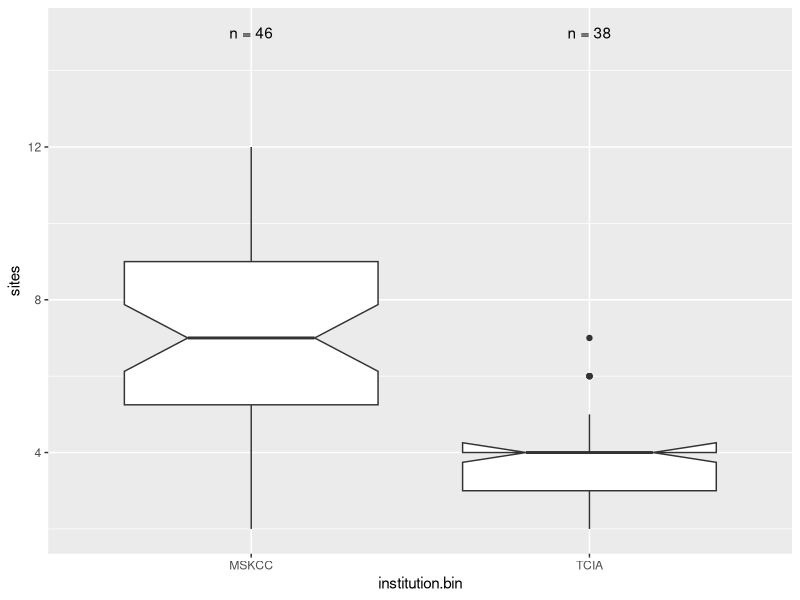
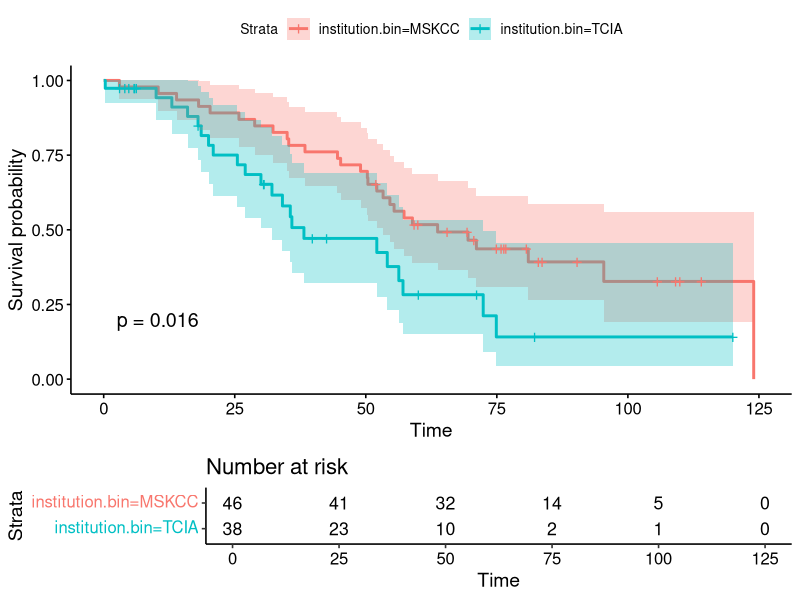
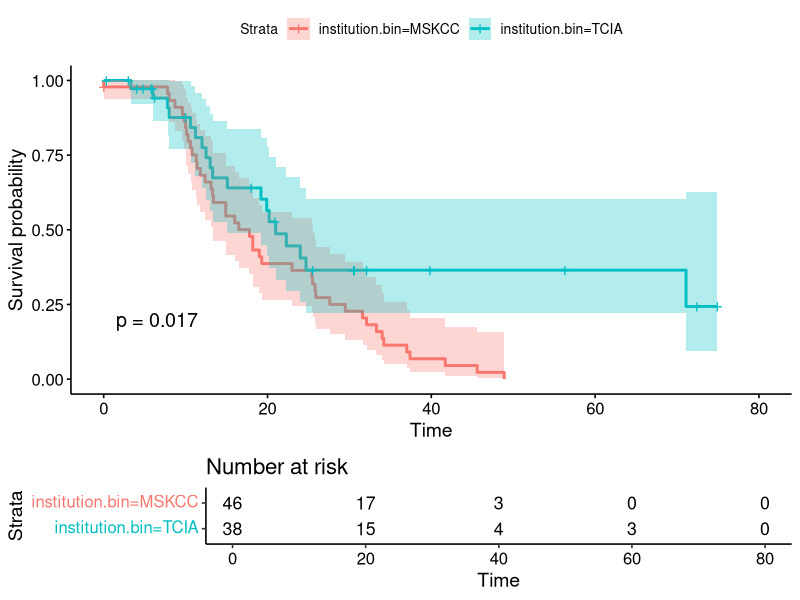
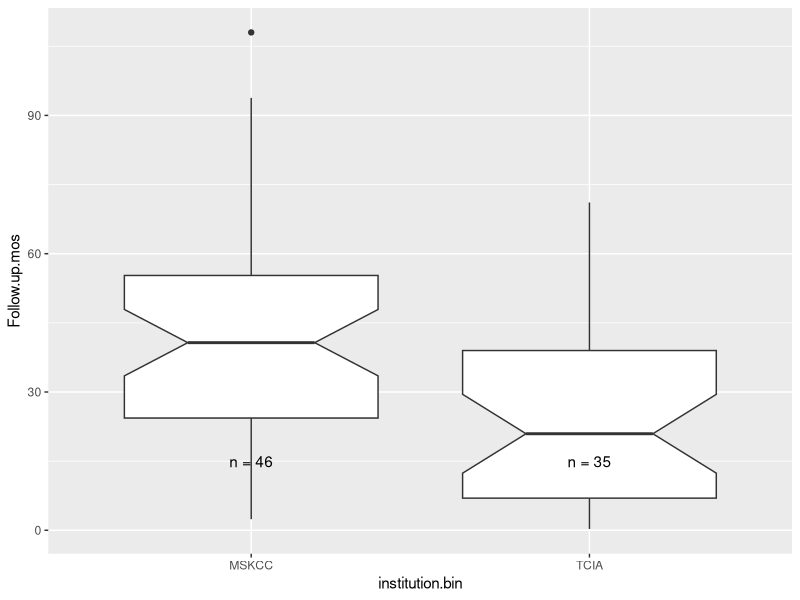
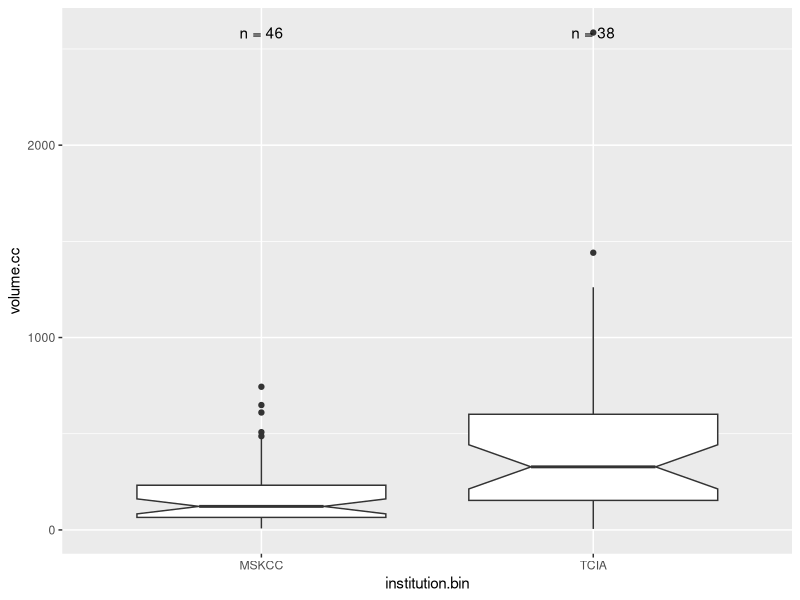
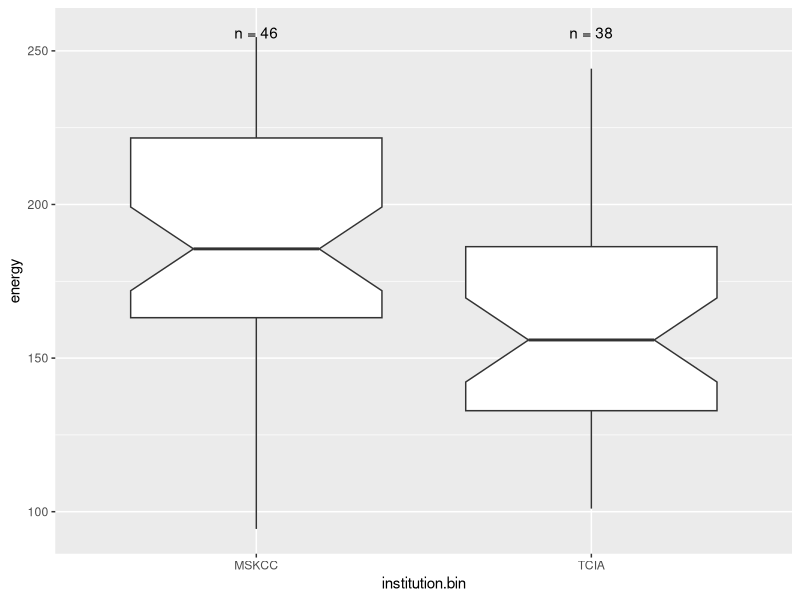
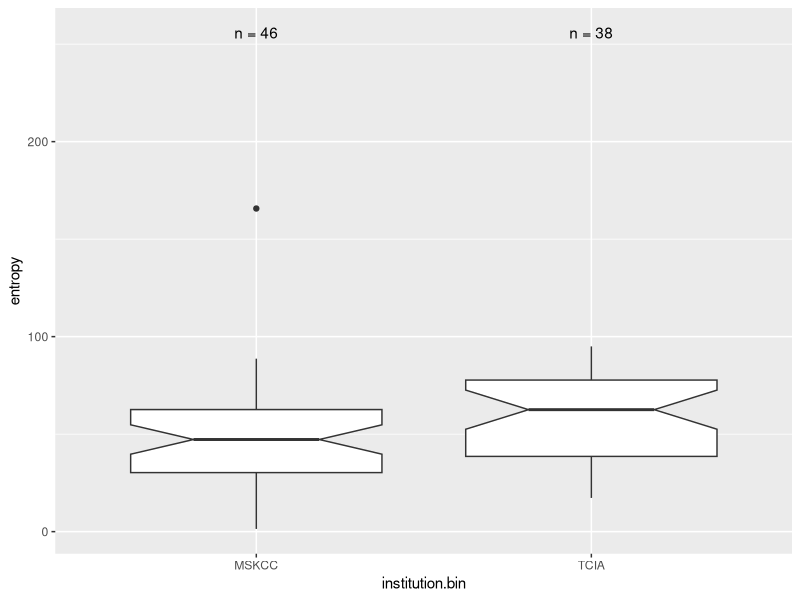
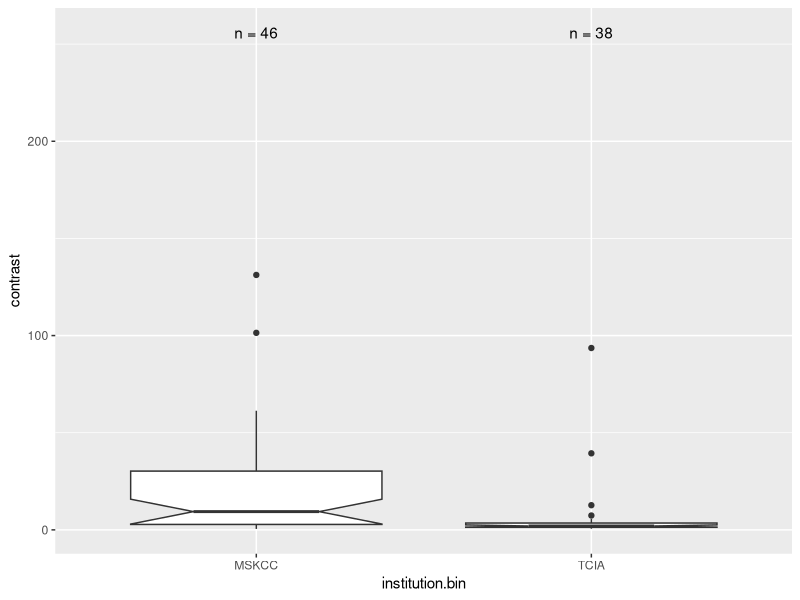

R code for these plots, in order: (Note: this script raises an error after producing the figures.)
## ---- chunk 1
knitr::opts_chunk$set(echo = TRUE)
## ---- chunk 2
require(tidyverse)
require(knitr)
require(broom)
require(survival)
require(survminer)
require(ggplot2)

# options for output
options(scipen=1, digits=2)
# Variants of mean, median etc with na.rm = T
min_    <- function(...) min(..., na.rm=T)
max_    <- function(...) max(..., na.rm=T)
mean_   <- function(...) mean(..., na.rm=T)
median_ <- function(...) median(..., na.rm=T)
Q1_     <- function(...) quantile(..., probs=0.25, na.rm = TRUE)
Q3_     <- function(...) quantile(..., probs=0.75, na.rm = TRUE)
sum_    <- function(...) sum(..., na.rm=T)
# function to return counts of samples
n_fun <- function(x, y){ # y is position for labels
  return(data.frame(y, label = paste0("n = ", length(x))))
}
## ---- chunk 3
clin.data <- read_csv("2017-Veeraraghavan-data-HV.csv")
## ---- chunk 4
clin.data %>%
  distinct(tcga.id) %>% tally()
## ---- chunk 5
clin.data %>%
    group_by(institution.bin) %>%
    summarize_each(funs(
    min_,
    Q1_,
    median_,
    Q3_,
    max_
    ), 
    sites) 
## ---- chunk 6
clin.data %>%
  ggplot(aes(x = institution.bin, y = sites)) + geom_boxplot(notch = TRUE) +
    stat_summary(fun.data = n_fun, fun.args = 15, geom = "text")

print(wilcox.test(clin.data$sites[clin.data$institution.bin=="MSKCC"], 
                  clin.data$sites[clin.data$institution.bin != "MSKCC"]))
## ---- chunk 7
clin.data %>%
    group_by(institution.bin) %>%
    summarize_each(funs(
    min_,
    Q1_,
    median_,
    Q3_,
    max_
    ), 
    os.mos) 
## ---- chunk 8
clin.data %>% 
  group_by(institution.bin) %>% 
  do(glance(survfit(Surv(time=os.mos, event=dead=="1") ~ 1, data=.)))

## ---- chunk 9
ggsurvplot(
  survfit(Surv(time=os.mos, event=dead=="1") ~ institution.bin, data=clin.data),
  data = clin.data, risk.table = TRUE, conf.int = TRUE, pval = TRUE)
## ---- chunk 10
clin.data %>%
    group_by(institution.bin) %>%
    summarize_each(funs(
    min_,
    Q1_,
    median_,
    Q3_,
    max_
    ), 
    pfs.mos) 
## ---- chunk 11
clin.data %>% 
  group_by(institution.bin) %>% 
  do(glance(survfit(Surv(time=pfs.mos, event=recurrence=="1") ~ 1, data=.)))
## ---- chunk 12
ggsurvplot(
  survfit(Surv(time=pfs.mos, event=recurrence=="1") ~ institution.bin, data=clin.data),
  data = clin.data, risk.table = TRUE, conf.int = TRUE, pval = TRUE)
## ---- chunk 13
clin.data %>%
    group_by(institution.bin) %>%
    summarize_each(funs(
    min_,
    Q1_,
    median_,
    Q3_,
    max_
    ), 
    Follow.up.mos) 
 
## ---- chunk 14

clin.data %>%
  ggplot(aes(x = institution.bin, y = Follow.up.mos)) + geom_boxplot(notch = TRUE) +
    stat_summary(fun.data = n_fun, fun.args = 15, geom = "text")

print(wilcox.test(clin.data$sites[clin.data$institution.bin=="MSKCC"], 
                  clin.data$sites[clin.data$institution.bin != "MSKCC"]))
  
## ---- chunk 15
clin.data %>%
    group_by(institution.bin) %>%
    summarize_each(funs(
    min_,
    Q1_,
    median_,
    Q3_,
    max_
    ), 
    volume.cc) 
## ---- chunk 16
clin.data %>%
  ggplot(aes(x = institution.bin, y = volume.cc)) + geom_boxplot(notch = TRUE) +
    stat_summary(fun.data = n_fun, fun.args = 2586, geom = "text")
## ---- chunk 17
clin.data %>% 
  do(tidy(wilcox.test(volume.cc ~ institution.bin, data = .)))
## ---- chunk 18
  clin.data %>%
    group_by(institution.bin) %>%
    summarize_each(funs(
    min_,
    Q1_,
    median_,
    Q3_,
    max_
    ), 
    energy)

## ---- chunk 19
clin.data %>%
  ggplot(aes(x = institution.bin, y = energy)) + geom_boxplot(notch = TRUE) +
    stat_summary(fun.data = n_fun, fun.args = 256, geom = "text")
## ---- chunk 20
clin.data %>% 
  do(tidy(wilcox.test(energy ~ institution.bin, data = .)))
## ---- chunk 21
  clin.data %>%
    group_by(institution.bin) %>%
    summarize_each(funs(
    min_,
    Q1_,
    median_,
    Q3_,
    max_
    ), 
    entropy)

## ---- chunk 22
clin.data %>%
  ggplot(aes(x = institution.bin, y = entropy)) + geom_boxplot(notch = TRUE) +
    stat_summary(fun.data = n_fun, fun.args = 256, geom = "text")
## ---- chunk 23
clin.data %>% 
  do(tidy(wilcox.test(entropy ~ institution.bin, data = .)))
## ---- chunk 24
  clin.data %>%
    group_by(institution.bin) %>%
    summarize_each(funs(
    min_,
    Q1_,
    median_,
    Q3_,
    max_
    ), 
    contrast)

## ---- chunk 25
clin.data %>%
  ggplot(aes(x = institution.bin, y = contrast)) + geom_boxplot(notch = TRUE) +
    stat_summary(fun.data = n_fun, fun.args = 256, geom = "text")
## ---- chunk 26
clin.data %>% 
  do(tidy(wilcox.test(contrast ~ institution.bin, data = .)))
## ---- chunk 27
  clin.data %>%
    group_by(institution.bin) %>%
    summarize_each(funs(
    min_,
    Q1_,
    median_,
    Q3_,
    max_
    ), 
    homogeneity)

## ---- chunk 28
clin.data %>%
  ggplot(aes(x = institution.bin, y = homogeneity)) + geom_boxplot(notch = TRUE) +
    stat_summary(fun.data = n_fun, fun.args = 256, geom = "text")
## ---- chunk 29
clin.data %>% 
  do(tidy(wilcox.test(homogeneity ~ institution.bin, data = .)))
## ---- chunk 30
  clin.data %>%
    group_by(institution.bin) %>%
    summarize_each(funs(
    min_,
    Q1_,
    median_,
    Q3_,
    max_
    ), 
    c.se)

## ---- chunk 31
clin.data %>%
  ggplot(aes(x = institution.bin, y = c.se)) + geom_boxplot(notch = TRUE) +
    stat_summary(fun.data = n_fun, fun.args = 6, geom = "text")
## ---- chunk 32
clin.data %>% 
  do(tidy(wilcox.test(c.se ~ institution.bin, data = .)))
## ---- chunk 33
  clin.data %>%
    group_by(institution.bin) %>%
    summarize_each(funs(
    min_,
    Q1_,
    median_,
    Q3_,
    max_
    ), 
    clu.dev)

## ---- chunk 34
clin.data %>%
  ggplot(aes(x = institution.bin, y = clu.dev)) + geom_boxplot(notch = TRUE) +
    stat_summary(fun.data = n_fun, fun.args = 25, geom = "text")
## ---- chunk 35
clin.data %>% 
  do(tidy(wilcox.test(clu.dev ~ institution.bin, data = .)))
## ---- chunk 36
  clin.data %>%
    group_by(institution.bin) %>%
    summarize_each(funs(
    min_,
    Q1_,
    median_,
    Q3_,
    max_
    ), 
    clu.diss)

## ---- chunk 37
clin.data %>%
  ggplot(aes(x = institution.bin, y = clu.diss)) + geom_boxplot(notch = TRUE) +
    stat_summary(fun.data = n_fun, fun.args = 30902, geom = "text")
## ---- chunk 38
clin.data %>% 
  do(tidy(wilcox.test(clu.diss ~ institution.bin, data = .)))
## ---- chunk 39
    clin.data %>%
      do(tidy(cor.test(clin.data$c.se, clin.data$volume.cc, method="spearman"))) %>%
  select(estimate, p.value)
## ---- chunk 40
    clin.data %>%
      do(tidy(cor.test(clin.data$clu.diss, clin.data$volume.cc, method="spearman"))) %>%
  select(estimate, p.value)
## ---- chunk 41

   clin.data %>%
      do(tidy(cor.test(clin.data$clu.dev, clin.data$volume.cc, method="spearman"))) %>%
  select(estimate, p.value)

## ---- chunk 42
      
    clin.data %>%
      do(tidy(cor.test(clin.data$energy, clin.data$volume.cc, method="spearman"))) %>%
  select(estimate, p.value)

## ---- chunk 43
  
    clin.data %>%
      do(tidy(cor.test(clin.data$entropy, clin.data$volume.cc, method="spearman"))) %>%
  select(estimate, p.value)
## ---- chunk 44

    clin.data %>%
      do(tidy(cor.test(clin.data$contrast, clin.data$volume.cc, method="spearman"))) %>%
  select(estimate, p.value)

## ---- chunk 45

    clin.data %>%
      do(tidy(cor.test(clin.data$homogeneity, clin.data$volume.cc, method="spearman"))) %>%
  select(estimate, p.value)

## ---- chunk 46
    clin.data %>%
      do(tidy(cor.test(clin.data$c.se, clin.data$sites, method="spearman"))) %>%
  select(estimate, p.value)
## ---- chunk 47

    clin.data %>%
      do(tidy(cor.test(clin.data$clu.diss, clin.data$sites, method="spearman"))) %>%
  select(estimate, p.value)
## ---- chunk 48

   clin.data %>%
      do(tidy(cor.test(clin.data$clu.dev, clin.data$sites, method="spearman"))) %>%
  select(estimate, p.value)
## ---- chunk 49

    clin.data %>%
      do(tidy(cor.test(clin.data$energy, clin.data$sites, method="spearman"))) %>%
  select(estimate, p.value)

## ---- chunk 50

    clin.data %>%
      do(tidy(cor.test(clin.data$entropy, clin.data$sites, method="spearman"))) %>%
  select(estimate, p.value)
    
## ---- chunk 51

    clin.data %>%
      do(tidy(cor.test(clin.data$contrast, clin.data$sites, method="spearman"))) %>%
  select(estimate, p.value)

## ---- chunk 52

    clin.data %>%
      do(tidy(cor.test(clin.data$homogeneity, clin.data$sites, method="spearman"))) %>%
  select(estimate, p.value)

## ---- chunk 53

clin.data %>%
  group_by(institution.bin) %>%
  do(tidy(coxph(Surv(time=pfs.mos, event=recurrence=="1")~as.factor(residual.disease)+volume.cc+age+as.factor(stage), data=., na.action=na.omit), exponentiate=TRUE)) %>%
  select(institution.bin, term, estimate, p.value, conf.low, conf.high) %>%
  arrange(institution.bin, p.value)
## ---- chunk 54

clin.data %>%
  group_by(institution.bin) %>%
  do(tidy(coxph(Surv(time=os.mos, event=dead=="1")~as.factor(residual.disease)+volume.cc+age+as.factor(stage), data=., na.action=na.omit), exponentiate=TRUE)) %>%
  select(institution.bin, term, estimate, p.value, conf.low, conf.high) %>%
  arrange(institution.bin, p.value)
## ---- chunk 55

clin.data %>%
  group_by(institution.bin) %>%
  do(tidy(coxph(Surv(time=pfs.mos, event=recurrence=="1")~as.factor(residual.disease), data=., na.action=na.omit), exponentiate=TRUE)) %>%
  select(institution.bin, term, estimate, p.value, conf.low, conf.high) %>%
  arrange(institution.bin, p.value)
## ---- chunk 56

clin.data %>%
  group_by(institution.bin) %>%
  do(tidy(coxph(Surv(time=os.mos, event=dead=="1")~as.factor(residual.disease), data=., na.action=na.omit), exponentiate=TRUE)) %>%
  select(institution.bin, term, estimate, p.value, conf.low, conf.high) %>%
  arrange(institution.bin, p.value)
## ---- chunk 57

clin.data %>%
  group_by(institution.bin) %>%
  do(tidy(coxph(Surv(time=pfs.mos, event=recurrence=="1")~as.factor(residual.disease)+volume.cc+age+as.factor(stage), data=., na.action=na.omit), exponentiate=TRUE)) %>%
  select(institution.bin, term, estimate, p.value, conf.low, conf.high) %>%
  arrange(institution.bin, p.value)
## ---- chunk 58

clin.data %>%
  group_by(institution.bin) %>%
  do(tidy(coxph(Surv(time=os.mos, event=dead=="1")~as.factor(residual.disease)+volume.cc+age+as.factor(stage), data=., na.action=na.omit), exponentiate=TRUE)) %>%
  select(institution.bin, term, estimate, p.value, conf.low, conf.high) %>%
  arrange(institution.bin, p.value)
## ---- chunk 59

clin.data %>%
  group_by(institution.bin) %>%
  do(tidy(coxph(Surv(time=pfs.mos, event=recurrence=="1")~as.factor(stage), data=., na.action=na.omit), exponentiate=TRUE)) %>%
  select(institution.bin, term, estimate, p.value, conf.low, conf.high) %>%
  arrange(institution.bin, p.value)
## ---- chunk 60

clin.data %>%
  group_by(institution.bin) %>%
  do(tidy(coxph(Surv(time=os.mos, event=dead=="1")~as.factor(stage), data=., na.action=na.omit), exponentiate=TRUE)) %>%
  select(institution.bin, term, estimate, p.value, conf.low, conf.high) %>%
  arrange(institution.bin, p.value)
## ---- chunk 61
clin.data %>%
  group_by(institution.bin) %>%
  do(tidy(coxph(Surv(time=pfs.mos, event=recurrence=="1")~volume.cc+age + as.factor(stage) + as.factor(residual.disease), data=.), exponentiate=TRUE)) %>%
  select(institution.bin, term, estimate, p.value, conf.low, conf.high) %>%
  arrange(institution.bin, p.value)

## ---- chunk 62
clin.data %>%
  group_by(institution.bin) %>%
  do(tidy(coxph(Surv(time=os.mos, event=dead=="1")~volume.cc+age + as.factor(stage) + as.factor(residual.disease), data=.), exponentiate=TRUE)) %>%
  select(institution.bin, term, estimate, p.value, conf.low, conf.high) %>%
  arrange(institution.bin, p.value)

## ---- chunk 63
clin.data %>%
  group_by(institution.bin) %>%
  do(tidy(coxph(Surv(time=pfs.mos, event=recurrence=="1")~volume.cc, data=.), exponentiate=TRUE)) %>%
  select(institution.bin, term, estimate, p.value, conf.low, conf.high) %>%
  arrange(institution.bin, p.value)

## ---- chunk 64
clin.data %>%
  group_by(institution.bin) %>%
  do(tidy(coxph(Surv(time=os.mos, event=dead=="1")~volume.cc, data=.), exponentiate=TRUE)) %>%
  select(institution.bin, term, estimate, p.value, conf.low, conf.high) %>%
  arrange(institution.bin, p.value)

## ---- chunk 65
clin.data %>%
  group_by(institution.bin) %>%
  do(tidy(coxph(Surv(time=pfs.mos, event=recurrence=="1")~volume.cc+age +as.factor(stage) + as.factor(residual.disease), data=.), exponentiate=TRUE)) %>%
  select(institution.bin, term, estimate, p.value, conf.low, conf.high) %>%
  arrange(institution.bin, p.value)

## ---- chunk 66
clin.data %>%
  group_by(institution.bin) %>%
  do(tidy(coxph(Surv(time=os.mos, event=dead=="1")~volume.cc+age +as.factor(stage) + as.factor(residual.disease), data=.), exponentiate=TRUE)) %>%
  select(institution.bin, term, estimate, p.value, conf.low, conf.high) %>%
  arrange(institution.bin, p.value)

## ---- chunk 67
clin.data %>%
  group_by(institution.bin) %>%
  do(tidy(coxph(Surv(time=pfs.mos, event=recurrence=="1")~age, data=.), exponentiate=TRUE)) %>%
  select(institution.bin, term, estimate, p.value, conf.low, conf.high) %>%
  arrange(institution.bin, p.value)

## ---- chunk 68
clin.data %>%
  group_by(institution.bin) %>%
  do(tidy(coxph(Surv(time=os.mos, event=dead=="1")~age, data=.), exponentiate=TRUE)) %>%
  select(institution.bin, term, estimate, p.value, conf.low, conf.high) %>%
  arrange(institution.bin, p.value)

## ---- chunk 69
clin.data %>% 
  group_by(institution.bin) %>%
    do(tidy(wilcox.test(volume.cc ~ platinum.resistant, data =.))) %>%
  select(institution.bin, statistic, p.value) %>%
  arrange(institution.bin, p.value)


## ---- chunk 70
clin.data %>%
  group_by(institution.bin) %>%
  do(tidy(coxph(Surv(time=pfs.mos, event=recurrence=="1")~c.se+age+as.factor(stage)+volume.cc + as.factor(residual.disease), data=.), exponentiate=TRUE)) %>%
  select(institution.bin, term, estimate, p.value, conf.low, conf.high) %>%
  arrange(institution.bin, p.value)
## ---- chunk 71
clin.data %>%
  group_by(institution.bin) %>%
  do(tidy(coxph(Surv(time=os.mos, event=dead=="1")~c.se+age+as.factor(stage)+volume.cc+as.factor(residual.disease), data=.), exponentiate=TRUE)) %>%
  select(institution.bin, term, estimate, p.value, conf.low, conf.high) %>%
  arrange(institution.bin, p.value)

## ---- chunk 72
clin.data %>%
  group_by(institution.bin) %>%
  do(tidy(coxph(Surv(time=pfs.mos, event=recurrence=="1")~clu.dev+age+as.factor(stage)+volume.cc+as.factor(residual.disease), data=.), exponentiate=TRUE)) %>%
  select(institution.bin, term, estimate, p.value, conf.low, conf.high) %>%
  arrange(institution.bin, p.value)
## ---- chunk 73
clin.data %>%
  group_by(institution.bin) %>%
  do(tidy(coxph(Surv(time=os.mos, event=dead=="1")~clu.dev+age+as.factor(stage)+volume.cc+as.factor(residual.disease), data=.), exponentiate=TRUE)) %>%
  select(institution.bin, term, estimate, p.value, conf.low, conf.high) %>%
  arrange(institution.bin, p.value)

## ---- chunk 74
clin.data %>%
  group_by(institution.bin) %>%
  do(tidy(coxph(Surv(time=pfs.mos, event=recurrence=="1")~clu.diss+age+as.factor(stage)+volume.cc+as.factor(residual.disease), data=.), exponentiate=TRUE)) %>%
  select(institution.bin, term, estimate, p.value, conf.low, conf.high) %>%
  arrange(institution.bin, p.value)
## ---- chunk 75
clin.data %>%
  group_by(institution.bin) %>%
  do(tidy(coxph(Surv(time=os.mos, event=dead=="1")~clu.diss+age+as.factor(stage)+volume.cc+as.factor(residual.disease), data=.), exponentiate=TRUE)) %>%
  select(institution.bin, term, estimate, p.value, conf.low, conf.high) %>%
  arrange(institution.bin, p.value)

## ---- chunk 76
clin.data %>%
  group_by(institution.bin) %>%
  do(tidy(coxph(Surv(time=pfs.mos, event=recurrence=="1")~c.se, data=.), exponentiate=TRUE)) %>%
  select(institution.bin, term, estimate, p.value, conf.low, conf.high) %>%
  arrange(institution.bin, p.value)
## ---- chunk 77
clin.data %>%
  group_by(institution.bin) %>%
  do(tidy(coxph(Surv(time=os.mos, event=dead=="1")~c.se, data=.), exponentiate=TRUE)) %>%
  select(institution.bin, term, estimate, p.value, conf.low, conf.high) %>%
  arrange(institution.bin, p.value)

## ---- chunk 78
clin.data %>%
  group_by(institution.bin) %>%
  do(tidy(coxph(Surv(time=pfs.mos, event=recurrence=="1")~clu.dev, data=.), exponentiate=TRUE)) %>%
  select(institution.bin, term, estimate, p.value, conf.low, conf.high) %>%
  arrange(institution.bin, p.value)
## ---- chunk 79
clin.data %>%
  group_by(institution.bin) %>%
  do(tidy(coxph(Surv(time=os.mos, event=dead=="1")~clu.dev, data=.), exponentiate=TRUE)) %>%
  select(institution.bin, term, estimate, p.value, conf.low, conf.high) %>%
  arrange(institution.bin, p.value)

## ---- chunk 80
clin.data %>%
  group_by(institution.bin) %>%
  do(tidy(coxph(Surv(time=pfs.mos, event=recurrence=="1")~clu.diss, data=.), exponentiate=TRUE)) %>%
  select(institution.bin, term, estimate, p.value, conf.low, conf.high) %>%
  arrange(institution.bin, p.value)
## ---- chunk 81
clin.data %>%
  group_by(institution.bin) %>%
  do(tidy(coxph(Surv(time=os.mos, event=dead=="1")~clu.diss, data=.), exponentiate=TRUE)) %>%
  select(institution.bin, term, estimate, p.value, conf.low, conf.high) %>%
  arrange(institution.bin, p.value)

## ---- chunk 82
clin.data %>% 
  group_by(institution.bin) %>%
    do(tidy(wilcox.test(c.se ~ platinum.resistant, data =.))) %>%
  select(institution.bin, statistic, p.value) %>%
  arrange(institution.bin, p.value)

## ---- chunk 83
clin.data %>% 
  group_by(institution.bin) %>%
    do(tidy(wilcox.test(clu.dev ~ platinum.resistant, data =.))) %>%
  select(institution.bin, statistic, p.value) %>%
  arrange(institution.bin, p.value)

## ---- chunk 84
clin.data %>% 
  group_by(institution.bin) %>%
    do(tidy(wilcox.test(clu.diss ~ platinum.resistant, data =.))) %>%
  select(institution.bin, statistic, p.value) %>%
  arrange(institution.bin, p.value)

## ---- chunk 85

  clin.data%>%
    group_by(institution.bin, ClusterID.ISTH) %>%
      summarize_each(funs(
        min_,
        Q1_,
        median_,
        Q3_,
        max_
      ), c.se)

## ---- chunk 86

 clin.data%>%
    group_by(institution.bin, ClusterID.ISTH) %>%
      summarize_each(funs(
        min_,
        Q1_,
        median_,
        Q3_,
        max_
      ), clu.dev)
## ---- chunk 87

  clin.data%>%
    group_by(institution.bin, ClusterID.ISTH) %>%
      summarize_each(funs(
        min_,
        Q1_,
        median_,
        Q3_,
        max_
      ), clu.diss)

## ---- chunk 88
clin.data$clusterISTH <- (clin.data$ClusterID.ISTH == "Low" | clin.data$ClusterID.ISTH=="Medium")
slo <- clin.data$clusterISTH
shi <- !clin.data$clusterISTH
clin.data$clusterISTH[slo] <- paste("aLow")
clin.data$clusterISTH[shi] <- paste("bHigh")
clin.data %>%
  group_by(institution.bin) %>%
  do(tidy(coxph(Surv(time=pfs.mos, event=recurrence=="1")~clusterISTH+age+as.factor(stage)+volume.cc+as.factor(residual.disease), data=.), exponentiate=TRUE)) %>%
  select(institution.bin, term, estimate, p.value, conf.low, conf.high) %>%
  arrange(institution.bin, p.value)
## ---- chunk 89
clin.data %>%
  group_by(institution.bin) %>%
  do(tidy(coxph(Surv(time=os.mos, event=dead=="1")~clusterISTH+age+as.factor(stage)+volume.cc+as.factor(residual.disease), data=.), exponentiate=TRUE)) %>%
  select(institution.bin, term, estimate, p.value, conf.low, conf.high) %>%
  arrange(institution.bin, p.value)
## ---- chunk 90
  clin.data$clusterISTH <- (clin.data$ClusterID.ISTH == "Low" | clin.data$ClusterID.ISTH=="Medium")
slo <- clin.data$clusterISTH
shi <- !clin.data$clusterISTH
clin.data$clusterISTH[slo] <- paste("aLow")
clin.data$clusterISTH[shi] <- paste("bHigh")
clin.data %>%
  group_by(institution.bin) %>%
  do(tidy(coxph(Surv(time=pfs.mos, event=recurrence=="1")~clusterISTH, data=.), exponentiate=TRUE)) %>%
  select(institution.bin, term, estimate, p.value, conf.low, conf.high) %>%
  arrange(institution.bin, p.value)
## ---- chunk 91
clin.data %>%
  group_by(institution.bin) %>%
  do(tidy(coxph(Surv(time=os.mos, event=dead=="1")~clusterISTH, data=.), exponentiate=TRUE)) %>%
  select(institution.bin, term, estimate, p.value, conf.low, conf.high) %>%
  arrange(institution.bin, p.value)
## ---- chunk 92
  clin.data %>%
    group_by(institution.bin,ClusterID.ISTH) %>%
        summarize_each(funs(
    min_,
    Q1_,
    median_,
    Q3_,
    max_,
    sum_), sites)
## ---- chunk 93
  clin.data %>%
    group_by(institution.bin,ClusterID.ISTH) %>%
        summarize_each(funs(
    min_,
    Q1_,
    median_,
    Q3_,
    max_,
    sum_), volume.cc)
## ---- chunk 94
  
  clin.data %>%
    group_by(institution.bin, ClusterID.ISTH) %>%
      do(data.frame(nrow=nrow(.)))
## ---- chunk 95

  clin.data%>%
    group_by(institution.bin,ClusterID.ISTH) %>%
      summarize_each(funs(
        min_,
        Q1_,
        median_,
        Q3_,
        max_
      ), pfs.mos)
## ---- chunk 96

  clin.data%>%
    group_by(institution.bin,ClusterID.ISTH) %>%
      summarize_each(funs(
        min_,
        Q1_,
        median_,
        Q3_,
        max_
      ), os.mos)
## ---- chunk 97
  
  t <- clin.data%>%
    group_by(institution.bin,ClusterID.ISTH,residual.disease) %>%
       do(data.frame(nrow=nrow(.)))
  t <- na.omit(t)
  print(t,n=50)
## ---- chunk 98

  t <- clin.data%>%
    group_by(institution.bin,ClusterID.ISTH,platinum.resistant) %>%
       do(data.frame(nrow=nrow(.)))
  print(t,n=21)
  t <- na.omit(t)
## ---- chunk 99

  tidy(fisher.test(t(matrix(as.matrix.data.frame(t[1:8,4]), 
                            nrow=2,ncol=4, 
                            dimnames = list(c("Sensitive", "Resistant"), c("High", "Low", "Medium", "Ultra-High")))), 
                   alternative="two.sided"))

## ---- chunk 100
    tidy(fisher.test(t(matrix(as.matrix.data.frame(t[9:17,4]), 
                            nrow=2,ncol=4, 
                            dimnames = list(c("Sensitive", "Resistant"), c("High", "Low", "Medium", "Ultra-High")))), 
                   alternative="two.sided"))
## ---- chunk 101
  t <- clin.data%>%  
    group_by(institution.bin, clusterISTH, platinum.resistant) %>%
      do(data.frame(nrow=nrow(.)))
  print(t)
  
  
## ---- chunk 102

  platinumByClusters <- matrix(c(21, 14, 2, 7), nrow=2, dimnames = list(c("Sensitive", "Resistant"), c("Low", "High")))

  tidy(fisher.test(platinumByClusters, alternative = "two.sided")) %>%
    select(estimate, p.value, conf.low, conf.high)
## ---- chunk 103
   platinumByClusters <- matrix(c(7, 10, 3, 4), nrow=2, dimnames = list(c("Sensitive", "Resistant"), 
                                                                       c("Low", "High")))
  tidy(fisher.test(platinumByClusters, alternative="two.sided")) %>%
    select(estimate, p.value, conf.low, conf.high)
## ---- chunk 104
    t <- clin.data%>%  
    group_by(institution.bin, clusterISTH, CCNE1.amp) %>%
      do(data.frame(nrow=nrow(.)))
  print(t)
  t <- na.omit(t)
## ---- chunk 105
  tidy(fisher.test(t(matrix(as.matrix.data.frame(t[1:4,4]), 
                            nrow=2,ncol=2, 
                            dimnames = list(c("NoAmp", "Amp"), c("High", "Low")))), 
                   alternative="two.sided"))
## ---- chunk 106
  tidy(fisher.test(t(matrix(as.matrix.data.frame(t[5:8,4]), 
                            nrow=2,ncol=2, 
                            dimnames = list(c("NoAmp", "Amp"), c("High", "Low")))), 
                   alternative="two.sided"))
## ---- chunk 107
  
  tdata <- clin.data%>%
    group_by(institution.bin, clusterISTH,residual.disease) %>%
       do(data.frame(nrow=nrow(.)))
  tdata <- na.omit(tdata)
  print(tdata,n=50)
## ---- chunk 108

  print(t(matrix(as.matrix(tdata[1:6,4]), nrow=3, ncol=2, dimnames = list(c("Complete", "Optimal", "Suboptimal"), c("High", "Low")))))

  tidy(fisher.test(t(matrix(as.matrix(tdata[1:6,4]), nrow=3, ncol=2, dimnames = list(c("Complete", "Optimal", "Suboptimal"), c("High", "Low")))), alternative = "two.sided"))

## ---- chunk 109

  print(t(matrix(as.matrix(tdata[7:13,4]), nrow=3, ncol=2, dimnames = list(c("Complete", "Optimal", "Suboptimal"), c("High", "Low")))))

  tidy(fisher.test(t(matrix(as.matrix(tdata[7:13,4]), nrow=3, ncol=2, dimnames = list(c("Complete", "Optimal", "Suboptimal"), c("High", "Low")))), alternative = "two.sided"))

## ---- chunk 110
clin.data %>%
  group_by(institution.bin) %>%
  do(tidy(coxph(Surv(time=pfs.mos, event=recurrence=="1")~energy+age+as.factor(stage)+volume.cc+as.factor(residual.disease), data=.), exponentiate=TRUE)) %>%
  select(institution.bin, term, estimate, p.value, conf.low, conf.high) %>%
  arrange(institution.bin, p.value)
## ---- chunk 111
clin.data %>%
  group_by(institution.bin) %>%
  do(tidy(coxph(Surv(time=os.mos, event=dead=="1")~energy+age+as.factor(stage)+volume.cc+as.factor(residual.disease), data=.), exponentiate=TRUE)) %>%
  select(institution.bin, term, estimate, p.value, conf.low, conf.high) %>%
  arrange(institution.bin, p.value)

## ---- chunk 112
clin.data %>%
  group_by(institution.bin) %>%
  do(tidy(coxph(Surv(time=pfs.mos, event=recurrence=="1")~entropy+age+as.factor(stage)+volume.cc+as.factor(residual.disease), data=.), exponentiate=TRUE)) %>%
  select(institution.bin, term, estimate, p.value, conf.low, conf.high) %>%
  arrange(institution.bin, p.value)
## ---- chunk 113
clin.data %>%
  group_by(institution.bin) %>%
  do(tidy(coxph(Surv(time=os.mos, event=dead=="1")~entropy+age+as.factor(stage)+volume.cc+as.factor(residual.disease), data=.), exponentiate=TRUE)) %>%
  select(institution.bin, term, estimate, p.value, conf.low, conf.high) %>%
  arrange(institution.bin, p.value)

## ---- chunk 114
clin.data %>%
  group_by(institution.bin) %>%
  do(tidy(coxph(Surv(time=pfs.mos, event=recurrence=="1")~contrast+age+as.factor(stage)+volume.cc+as.factor(residual.disease), data=.), exponentiate=TRUE)) %>%
  select(institution.bin, term, estimate, p.value, conf.low, conf.high) %>%
  arrange(institution.bin, p.value)
## ---- chunk 115
clin.data %>%
  group_by(institution.bin) %>%
  do(tidy(coxph(Surv(time=os.mos, event=dead=="1")~contrast+age+as.factor(stage)+volume.cc+as.factor(residual.disease), data=.), exponentiate=TRUE)) %>%
  select(institution.bin, term, estimate, p.value, conf.low, conf.high) %>%
  arrange(institution.bin, p.value)

## ---- chunk 116
clin.data %>%
  group_by(institution.bin) %>%
  do(tidy(coxph(Surv(time=pfs.mos, event=recurrence=="1")~homogeneity+age+as.factor(stage)+volume.cc+as.factor(residual.disease), data=.), exponentiate=TRUE)) %>%
  select(institution.bin, term, estimate, p.value, conf.low, conf.high) %>%
  arrange(institution.bin, p.value)
## ---- chunk 117
clin.data %>%
  group_by(institution.bin) %>%
  do(tidy(coxph(Surv(time=os.mos, event=dead=="1")~homogeneity+age+as.factor(stage)+volume.cc+as.factor(residual.disease), data=.), exponentiate=TRUE)) %>%
  select(institution.bin, term, estimate, p.value, conf.low, conf.high) %>%
  arrange(institution.bin, p.value)

## ---- chunk 118
clin.data %>%
  group_by(institution.bin) %>%
  do(tidy(coxph(Surv(time=pfs.mos, event=recurrence=="1")~energy, data=.), exponentiate=TRUE)) %>%
  select(institution.bin, term, estimate, p.value, conf.low, conf.high) %>%
  arrange(institution.bin, p.value)
## ---- chunk 119
clin.data %>%
  group_by(institution.bin) %>%
  do(tidy(coxph(Surv(time=os.mos, event=dead=="1")~energy, data=.), exponentiate=TRUE)) %>%
  select(institution.bin, term, estimate, p.value, conf.low, conf.high) %>%
  arrange(institution.bin, p.value)

## ---- chunk 120
clin.data %>%
  group_by(institution.bin) %>%
  do(tidy(coxph(Surv(time=pfs.mos, event=recurrence=="1")~entropy, data=.), exponentiate=TRUE)) %>%
  select(institution.bin, term, estimate, p.value, conf.low, conf.high) %>%
  arrange(institution.bin, p.value)
## ---- chunk 121
clin.data %>%
  group_by(institution.bin) %>%
  do(tidy(coxph(Surv(time=os.mos, event=dead=="1")~entropy, data=.), exponentiate=TRUE)) %>%
  select(institution.bin, term, estimate, p.value, conf.low, conf.high) %>%
  arrange(institution.bin, p.value)

## ---- chunk 122
clin.data %>%
  group_by(institution.bin) %>%
  do(tidy(coxph(Surv(time=pfs.mos, event=recurrence=="1")~contrast, data=.), exponentiate=TRUE)) %>%
  select(institution.bin, term, estimate, p.value, conf.low, conf.high) %>%
  arrange(institution.bin, p.value)
## ---- chunk 123
clin.data %>%
  group_by(institution.bin) %>%
  do(tidy(coxph(Surv(time=os.mos, event=dead=="1")~contrast, data=.), exponentiate=TRUE)) %>%
  select(institution.bin, term, estimate, p.value, conf.low, conf.high) %>%
  arrange(institution.bin, p.value)

## ---- chunk 124
  clin.data %>%
  group_by(institution.bin) %>%
  do(tidy(coxph(Surv(time=pfs.mos, event=recurrence=="1")~homogeneity, data=.), exponentiate=TRUE)) %>%
  select(institution.bin, term, estimate, p.value, conf.low, conf.high) %>%
  arrange(institution.bin, p.value)
## ---- chunk 125
clin.data %>%
  group_by(institution.bin) %>%
  do(tidy(coxph(Surv(time=os.mos, event=dead=="1")~homogeneity, data=.), exponentiate=TRUE)) %>%
  select(institution.bin, term, estimate, p.value, conf.low, conf.high) %>%
  arrange(institution.bin, p.value)

## ---- chunk 126
clin.data %>% 
  group_by(institution.bin) %>%
    do(tidy(wilcox.test(energy ~ platinum.resistant, data =.))) %>%
  select(institution.bin, statistic, p.value) %>%
  arrange(institution.bin, p.value)

## ---- chunk 127
clin.data %>% 
  group_by(institution.bin) %>%
    do(tidy(wilcox.test(entropy ~ platinum.resistant, data =.))) %>%
  select(institution.bin, statistic, p.value) %>%
  arrange(institution.bin, p.value)

## ---- chunk 128
clin.data %>% 
  group_by(institution.bin) %>%
    do(tidy(wilcox.test(contrast ~ platinum.resistant, data =.))) %>%
  select(institution.bin, statistic, p.value) %>%
  arrange(institution.bin, p.value)

## ---- chunk 129
clin.data %>% 
  group_by(institution.bin) %>%
    do(tidy(wilcox.test(homogeneity ~ platinum.resistant, data =.))) %>%
  select(institution.bin, statistic, p.value) %>%
  arrange(institution.bin, p.value)

## ---- chunk 130

  clin.data%>%
    group_by(institution.bin, ClusterID.Haralick) %>%
      summarize_each(funs(
        min_,
        Q1_,
        median_,
        Q3_,
        max_
      ), energy)

## ---- chunk 131

  clin.data%>%
    group_by(institution.bin, ClusterID.Haralick) %>%
      summarize_each(funs(
        min_,
        Q1_,
        median_,
        Q3_,
        max_
      ), entropy)

## ---- chunk 132

  clin.data%>%
    group_by(institution.bin, ClusterID.Haralick) %>%
      summarize_each(funs(
        min_,
        Q1_,
        median_,
        Q3_,
        max_
      ), contrast)

## ---- chunk 133

  clin.data%>%
    group_by(institution.bin, ClusterID.Haralick) %>%
      summarize_each(funs(
        min_,
        Q1_,
        median_,
        Q3_,
        max_
      ), homogeneity)

## ---- chunk 134

clin.data$Hcluster <- clin.data$ClusterID.Haralick
clin.data$Hcluster[clin.data$Hcluster=="Low"] <- paste("aLow")
clin.data$Hcluster[clin.data$Hcluster=="Medium"] <- paste("bMedium")
clin.data$Hcluster[clin.data$Hcluster=="High"] <- paste("cHigh")


clin.data %>%
  group_by(institution.bin) %>%
  do(tidy(coxph(Surv(time=pfs.mos, event=recurrence=="1")~Hcluster+age+as.factor(stage)+volume.cc+as.factor(residual.disease), data=.), exponentiate=TRUE)) %>%
  select(institution.bin, term, estimate, p.value, conf.low, conf.high) %>%
  arrange(institution.bin, p.value)
## ---- chunk 135
clin.data %>%
  group_by(institution.bin) %>%
  do(tidy(coxph(Surv(time=os.mos, event=dead=="1")~Hcluster+age+as.factor(stage)+volume.cc+as.factor(residual.disease), data=.), exponentiate=TRUE)) %>%
  select(institution.bin, term, estimate, p.value, conf.low, conf.high) %>%
  arrange(institution.bin, p.value)
## ---- chunk 136

clin.data$Hcluster <- clin.data$ClusterID.Haralick
clin.data$Hcluster[clin.data$Hcluster=="Low"] <- paste("aLow")
clin.data$Hcluster[clin.data$Hcluster=="Medium"] <- paste("bMedium")
clin.data$Hcluster[clin.data$Hcluster=="High"] <- paste("cHigh")


clin.data %>%
  group_by(institution.bin) %>%
  do(tidy(coxph(Surv(time=pfs.mos, event=recurrence=="1")~Hcluster, data=.), exponentiate=TRUE)) %>%
  select(institution.bin, term, estimate, p.value, conf.low, conf.high) %>%
  arrange(institution.bin, p.value)
## ---- chunk 137
clin.data %>%
  group_by(institution.bin) %>%
  do(tidy(coxph(Surv(time=os.mos, event=dead=="1")~Hcluster, data=.), exponentiate=TRUE)) %>%
  select(institution.bin, term, estimate, p.value, conf.low, conf.high) %>%
  arrange(institution.bin, p.value)
## ---- chunk 138
  clin.data %>%
    group_by(institution.bin,ClusterID.Haralick) %>%
        summarize_each(funs(
    min_,
    Q1_,
    median_,
    Q3_,
    max_,
    sum_), sites)
## ---- chunk 139
  clin.data %>%
    group_by(institution.bin,ClusterID.Haralick) %>%
        summarize_each(funs(
    min_,
    Q1_,
    median_,
    Q3_,
    max_,
    sum_), volume.cc)
## ---- chunk 140
  
  clin.data %>%
    group_by(institution.bin, ClusterID.Haralick) %>%
      do(data.frame(nrow=nrow(.)))
## ---- chunk 141

  clin.data%>%
    group_by(institution.bin,ClusterID.Haralick) %>%
      summarize_each(funs(
        min_,
        Q1_,
        median_,
        Q3_,
        max_
      ), pfs.mos)
## ---- chunk 142

  clin.data%>%
    group_by(institution.bin,ClusterID.Haralick) %>%
      summarize_each(funs(
        min_,
        Q1_,
        median_,
        Q3_,
        max_
      ), os.mos)
## ---- chunk 143
  
  tdata <- clin.data%>%
    group_by(institution.bin,ClusterID.Haralick,residual.disease) %>%
       do(data.frame(nrow=nrow(.)))
  tdata <- na.omit(tdata)
  print(na.omit(tdata),n=50)
## ---- chunk 144
  
  print(t(matrix(as.matrix(tdata[1:9,4]), nrow=3, ncol=3, dimnames = list(c("Complete", "Optimal", "Suboptimal"), c("High", "Low", "Medium")))))

  tidy(fisher.test(t(matrix(as.matrix(tdata[9:18,4]), nrow=3, ncol=3, dimnames = list(c("Complete", "Optimal", "Suboptimal"), c("High", "Low", "Medium")))), alternative = "two.sided"))

## ---- chunk 145

  print(t(matrix(as.matrix(tdata[7:13,4]), nrow=3, ncol=2, dimnames = list(c("Complete", "Optimal", "Suboptimal"), c("High", "Low")))))

  tidy(fisher.test(t(matrix(as.matrix(tdata[7:13,4]), nrow=3, ncol=2, dimnames = list(c("Complete", "Optimal", "Suboptimal"), c("High", "Low")))), alternative = "two.sided"))


## ---- chunk 146

  t <- clin.data%>%
    group_by(institution.bin,ClusterID.Haralick,platinum.resistant) %>%
       do(data.frame(nrow=nrow(.)))
  t <- na.omit(t)
  print(na.omit(t),n=21)
## ---- chunk 147

  tidy(fisher.test(t(matrix(as.matrix.data.frame(t[1:6,4]), 
                            nrow=2,ncol=3, 
                            dimnames = list(c("Sensitive", "Resistant"), c("High", "Low", "Medium")))), 
                   alternative="two.sided"))

## ---- chunk 148
    tidy(fisher.test(t(matrix(as.matrix.data.frame(t[7:13,4]), 
                            nrow=2,ncol=3, 
                            dimnames = list(c("Sensitive", "Resistant"), c("High", "Low", "Medium")))), 
                   alternative="two.sided"))
## ---- chunk 149
  clin.data$scanner <- clin.data$manufacturer=="GE"
  ge <- clin.data$scanner
  clin.data$scanner[ge] <- paste("GE")
  clin.data$scanner[!ge] <- paste("not GE")
  
## ---- chunk 150
  
  clin.data%>%
    do(tidy(wilcox.test(c.se ~ scanner, data = clin.data[clin.data$institution.bin!="MSKCC",])))
## ---- chunk 151

  clin.data%>%
    do(tidy(wilcox.test(clu.dev ~ scanner, data = clin.data[clin.data$institution.bin!="MSKCC",])))
## ---- chunk 152

  clin.data%>%
    do(tidy(wilcox.test(clu.diss ~ scanner, data = clin.data[clin.data$institution.bin!="MSKCC",])))
## ---- chunk 153

  clin.data%>%
    do(tidy(wilcox.test(energy ~ scanner, data = clin.data[clin.data$institution.bin!="MSKCC",])))
## ---- chunk 154

  clin.data%>%
    do(tidy(wilcox.test(contrast ~ scanner, data = clin.data[clin.data$institution.bin!="MSKCC",])))
## ---- chunk 155

  clin.data%>%
    do(tidy(wilcox.test(homogeneity ~ scanner, data = clin.data[clin.data$institution.bin!="MSKCC",])))
## ---- chunk 156

  clin.data%>%
    do(tidy(wilcox.test(entropy ~ scanner, data = clin.data[clin.data$institution.bin!="MSKCC",])))
## ---- chunk 157
  #clin.data %>%
  #  group_by(institution.bin) %>%
     ggsurvplot(survfit(Surv(time=pfs.mos, event=recurrence=="1")~clusterISTH, data=clin.data[clin.data$institution.bin=="MSKCC",]), data=clin.data[clin.data$institution.bin=="MSKCC",], risk.table = TRUE, conf.int=TRUE, pval= TRUE, xlab="months", ylab="Proportion not progressed")

     ggsurvplot(survfit(Surv(time=pfs.mos, event=recurrence=="1")~clusterISTH, data=clin.data[clin.data$institution.bin!="MSKCC",]), data=clin.data[clin.data$institution.bin!="MSKCC",], risk.table = TRUE, conf.int=TRUE, pval= TRUE, xlab="months", ylab="Proportion not progressed")

 
## ---- chunk 158
#  clin.data %>%
#    group_by(institution.bin) %>%
     ggsurvplot(survfit(Surv(time=os.mos, event=dead=="1")~clusterISTH, data=clin.data[clin.data$institution.bin=="MSKCC",]), data=clin.data[clin.data$institution.bin=="MSKCC",], risk.table = TRUE, conf.int=TRUE, pval= TRUE, xlab="months", ylab="Proportion surviving")
 

  ggsurvplot(survfit(Surv(time=os.mos, event=dead=="1")~clusterISTH, data=clin.data[clin.data$institution.bin!="MSKCC",]), data=clin.data[clin.data$institution.bin!="MSKCC",], risk.table = TRUE, conf.int=TRUE, pval= TRUE, xlab="months", ylab="Proportion surviving")
